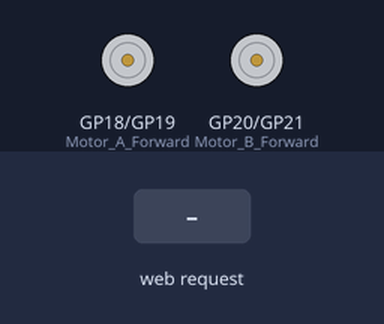
A program run on a simulated Raspberry Pi Pico running MicroPython. Shown: motor-driver pin pairs drawn as motors (green arrow = first pin HIGH = forward, orange = second pin HIGH = backward, longer = more drive). The test bench sets the inputs (shaded band). What the program prints to the serial console is not drawn.

Above: at 3.2 s.
3.3 s: HTTP request GET /Forward? received
At 4.1 s:
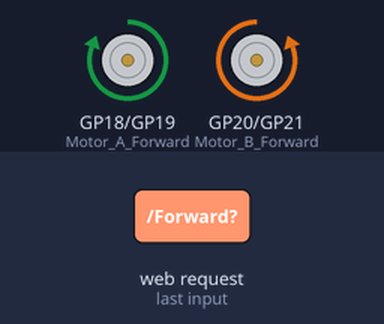
4.8 s: HTTP request GET /Left? received
At 5.3 s:
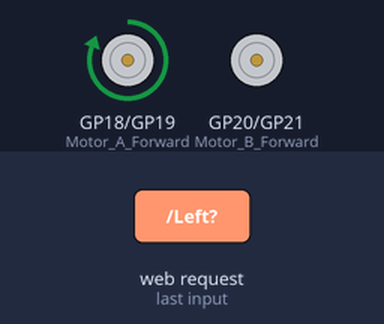
6.3 s: HTTP request GET /Right? received
At 7.5 s:
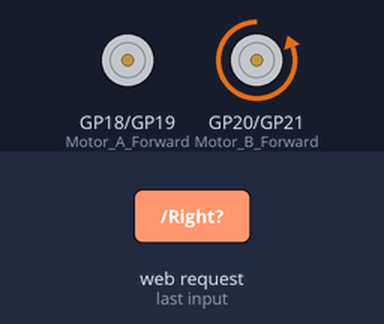
7.8 s: HTTP request GET /Backward? received
At 8.7 s:
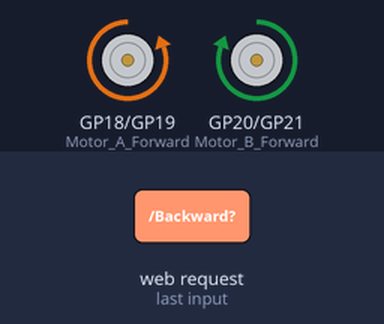
9.3 s: HTTP request GET /Stop? received
At 9.9 s:
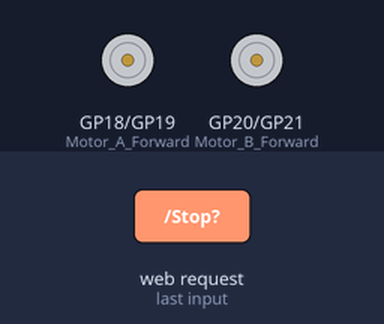
Timing chart, 0 to 11.8 s (numbered marks = the images above; inputs shaded):
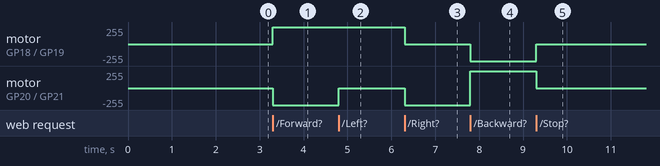

The program:

project7.py
```python
import socket
from time import sleep
import network
import machine
from machine import Pin

# Set up the SSID and password for the WiFi network
ssid = 'IoTProject01'
password = 'PicoCar05122023'

# Initialize pins for controlling the motor
Motor_A_Forward = Pin(18, Pin.OUT)
Motor_A_Backward = Pin(19, Pin.OUT)
Motor_B_Forward = Pin(20, Pin.OUT)
Motor_B_Backward = Pin(21, Pin.OUT)

# Define functions for moving the motor in different directions
def Forward():
    Motor_A_Forward.value(1)
    Motor_B_Forward.value(0)
    Motor_A_Backward.value(0)
    Motor_B_Backward.value(1)

def Backward():
    Motor_A_Forward.value(0)
    Motor_B_Forward.value(1)
    Motor_A_Backward.value(1)
    Motor_B_Backward.value(0)

def Stop():
    Motor_A_Forward.value(0)
    Motor_B_Forward.value(0)
    Motor_A_Backward.value(0)
    Motor_B_Backward.value(0)

def Left():
    Motor_A_Forward.value(1)
    Motor_B_Forward.value(0)
    Motor_A_Backward.value(0)
    Motor_B_Backward.value(0)

def Right():
    Motor_A_Forward.value(0)
    Motor_B_Forward.value(0)
    Motor_A_Backward.value(0)
    Motor_B_Backward.value(1)

# Stop the motor initially
Stop()

def Connect():
    # Connect to the WiFi network
    red = network.WLAN(network.STA_IF)
    red.active(True)
    red.connect(ssid, password)
    while red.isconnected() == False:
        print('connecting ...')
        sleep(1)
    ip = red.ifconfig()[0]
    print(f'Connected with IP: {ip}')
    return ip

def open_socket(ip):
    # Create a socket for the web server to listen on
    address = (ip, 80)
    connection = socket.socket()
    connection.bind(address)
    connection.listen(1)
    return connection

def pagina_web():
    html = f"""
        <!DOCTYPE html>
        <html>
        <head>


        </head>
        <body>

              <h1 style="text-align: center;">Raspberry Pi Pico W Wireless Car
              </body>
              <h6 style="text-align: center;">DIY Projects Lab
        <center>
        <form action="./Forward">
        <input type="submit" value="Forward" style="background-color: #04AA6D; border-radius: 15px; height:120px; width:120px; border: none; color: white; padding: 16px 24px; margin: 4px 2px"  />
        </form>
        <table><tr>
        <td><form action="./Left">
        <input type="submit" value="Left" style="background-color: #04AA6D; border-radius: 15px; height:120px; width:120px; border: none; color: white; padding: 16px 24px; margin: 4px 2px"/>
        </form></td>
        <td><form action="./Stop">
        <input type="submit" value="Stop" style="background-color: #FF0000; border-radius: 50px; height:120px; width:120px; border: none; color: white; padding: 16px 24px; margin: 4px 2px" />
        </form></td>
        <td><form action="./Right">
        <input type="submit" value="Right" style="background-color: #04AA6D; border-radius: 15px; height:120px; width:120px; border: none; color: white; padding: 16px 24px; margin: 4px 2px"/>
        </form></td>
        </tr></table>
        <form action="./Backward">
        <input type="submit" value="Backward" style="background-color: #04AA6D; border-radius: 15px; height:120px; width:120px; border: none; color: white; padding: 16px 24px; margin: 4px 2px"/>
        </form>
        </body>
        </html>
    """
    return str(html)
def serve(connection):
    while True:
        cliente = connection.accept()[0]
        peticion = cliente.recv(1024)
        peticion = str(peticion)
        try:
            peticion = peticion.split()[1]
        except IndexError:
            pass
        if peticion == '/Forward?':
            Forward()
        elif peticion =='/Left?':
            Left()
        elif peticion =='/Stop?':
            Stop()
        elif peticion =='/Right?':
            Right()
        elif peticion =='/Backward?':
            Backward()
        html = pagina_web()
        cliente.send(html)
        cliente.close()

try:
    ip = Connect()
    connection = open_socket(ip)
    serve(connection)
except KeyboardInterrupt:
    machine.reset()
```

Measured:
- after the input at 3.3 s, motor on GP18 (Motor_A_Forward) / GP19 (Motor_A_Backward): stopped → forward 255/255 at once; motor on GP20 (Motor_B_Forward) / GP21 (Motor_B_Backward): stopped → backward 255/255 at once
- after the input at 4.8 s, motor on GP20 (Motor_B_Forward) / GP21 (Motor_B_Backward): backward 255/255 → stopped at once
- after the input at 6.3 s, motor on GP18 (Motor_A_Forward) / GP19 (Motor_A_Backward): forward 255/255 → stopped at once; motor on GP20 (Motor_B_Forward) / GP21 (Motor_B_Backward): stopped → backward 255/255 at once
- after the input at 7.8 s, motor on GP18 (Motor_A_Forward) / GP19 (Motor_A_Backward): stopped → backward 255/255 at once; motor on GP20 (Motor_B_Forward) / GP21 (Motor_B_Backward): backward 255/255 → forward 255/255 at once
- after the input at 9.3 s, motor on GP18 (Motor_A_Forward) / GP19 (Motor_A_Backward): backward 255/255 → stopped at once; motor on GP20 (Motor_B_Forward) / GP21 (Motor_B_Backward): forward 255/255 → stopped at once
